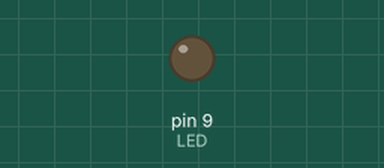
Bench run of a sketch on a simulated Arduino Uno, built with avr-gcc and run on an emulated ATmega328P. Parts: output pins drawn as LEDs (lit = HIGH). What the sketch prints to the serial monitor is not drawn.

Above: at 1.8 s.
Timing chart, 0 to 15.6 s (numbered marks = the images above):
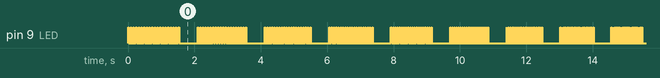

The sketch:

exercise8.ino
```cpp
#define LED 9
void setup() {
  // put your setup code here, to run once:
  Serial.begin(9600);
  pinMode(LED, OUTPUT);
}

void loop() {
  // put your main code here, to run repeatedly:
  for(int i=20;i>=5;i--)
  {
    Serial.println(i);
    for(int j=0;j<20;j++)
    {
      digitalWrite(LED, HIGH);
      delay(i);
      digitalWrite(LED, LOW);
      delay(i * 3);
    }
    delay(500);
  }
}
```

Measured:
- by itself, everything shown: repeats every 24.0 s, in 74 steps
